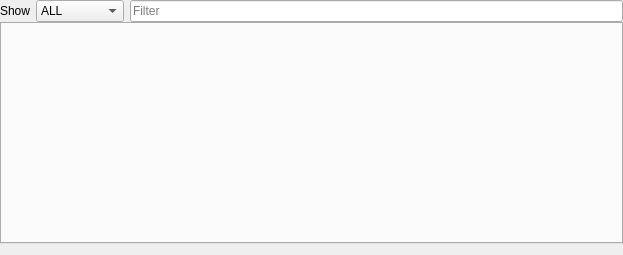
<?xml version="1.0" encoding="UTF-8"?>
<ui version="4.0">
 <class>QgsMessageLogViewer</class>
 <widget class="QDialog" name="QgsMessageLogViewer">
  <property name="geometry">
   <rect>
    <x>0</x>
    <y>0</y>
    <width>623</width>
    <height>255</height>
   </rect>
  </property>
  <property name="windowTitle">
   <string>QGIS Log</string>
  </property>
  <property name="modal">
   <bool>true</bool>
  </property>
  <layout class="QVBoxLayout" name="verticalLayout">
   <property name="spacing">
    <number>0</number>
   </property>
   <property name="leftMargin">
    <number>0</number>
   </property>
   <property name="topMargin">
    <number>0</number>
   </property>
   <property name="rightMargin">
    <number>0</number>
   </property>
   <item>
    <layout class="QHBoxLayout" name="horizontalLayout">
     <item>
      <widget class="QLabel" name="label">
       <property name="text">
        <string>Show</string>
       </property>
      </widget>
     </item>
     <item>
      <widget class="QComboBox" name="mLevelBox">
       <item>
        <property name="text">
         <string>ALL</string>
        </property>
       </item>
       <item>
        <property name="text">
         <string>INFO</string>
        </property>
       </item>
       <item>
        <property name="text">
         <string>WARNING</string>
        </property>
       </item>
       <item>
        <property name="text">
         <string>CRITICAL</string>
        </property>
       </item>
      </widget>
     </item>
     <item>
      <widget class="QLineEdit" name="mFilterEdit">
       <property name="placeholderText">
        <string>Filter</string>
       </property>
       <property name="clearButtonEnabled">
        <bool>true</bool>
       </property>
      </widget>
     </item>
    </layout>
   </item>
   <item>
    <widget class="QTabWidget" name="tabWidget">
     <property name="currentIndex">
      <number>-1</number>
     </property>
    </widget>
   </item>
  </layout>
 </widget>
 <layoutdefault spacing="6" margin="11"/>
 <resources/>
 <connections/>
</ui>
